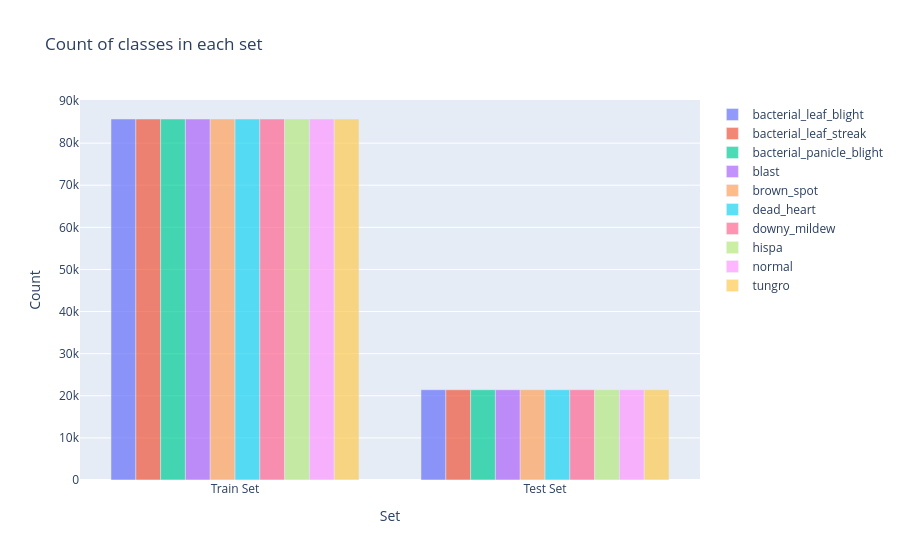

Notebook code for this chart:
### Code cell
import plotly.graph_objs as go
from plotly.offline import init_notebook_mode, iplot
y = dict()
y[0] = []
y[1] = []

for set_name in (ytrain,ytest):
    y[0].append(np.sum(set_name == 0))
    y[1].append(np.sum(set_name == 1))


Data=[]
for cls in classes:
    cls= go.Bar(
    x=['Train Set',  'Test Set'],
    y=y[0],
    name=cls,
    marker=dict(),
    opacity=0.7)
    Data.append(cls)

layout = go.Layout(
    title='Count of classes in each set',
    xaxis={'title': 'Set'},
    yaxis={'title': 'Count'}
)
fig = go.Figure(Data, layout)
fig.show()

### Figure 1 — Plotly figure (JSON) as saved in the notebook; plotly's stock layout.template omitted (floating-point values rounded to 4 significant figures)
{"data": [{"name": "bacterial_leaf_blight", "opacity": 0.7, "type": "bar", "x": ["Train Set", "Test Set"], "y": [85725, 21438]}, {"name": "bacterial_leaf_streak", "opacity": 0.7, "type": "bar", "x": ["Train Set", "Test Set"], "y": [85725, 21438]}, {"name": "bacterial_panicle_blight", "opacity": 0.7, "type": "bar", "x": ["Train Set", "Test Set"], "y": [85725, 21438]}, {"name": "blast", "opacity": 0.7, "type": "bar", "x": ["Train Set", "Test Set"], "y": [85725, 21438]}, {"name": "brown_spot", "opacity": 0.7, "type": "bar", "x": ["Train Set", "Test Set"], "y": [85725, 21438]}, {"name": "dead_heart", "opacity": 0.7, "type": "bar", "x": ["Train Set", "Test Set"], "y": [85725, 21438]}, {"name": "downy_mildew", "opacity": 0.7, "type": "bar", "x": ["Train Set", "Test Set"], "y": [85725, 21438]}, {"name": "hispa", "opacity": 0.7, "type": "bar", "x": ["Train Set", "Test Set"], "y": [85725, 21438]}, {"name": "normal", "opacity": 0.7, "type": "bar", "x": ["Train Set", "Test Set"], "y": [85725, 21438]}, {"name": "tungro", "opacity": 0.7, "type": "bar", "x": ["Train Set", "Test Set"], "y": [85725, 21438]}], "layout": {"title": {"text": "Count of classes in each set"}, "xaxis": {"title": {"text": "Set"}}, "yaxis": {"title": {"text": "Count"}}}}
